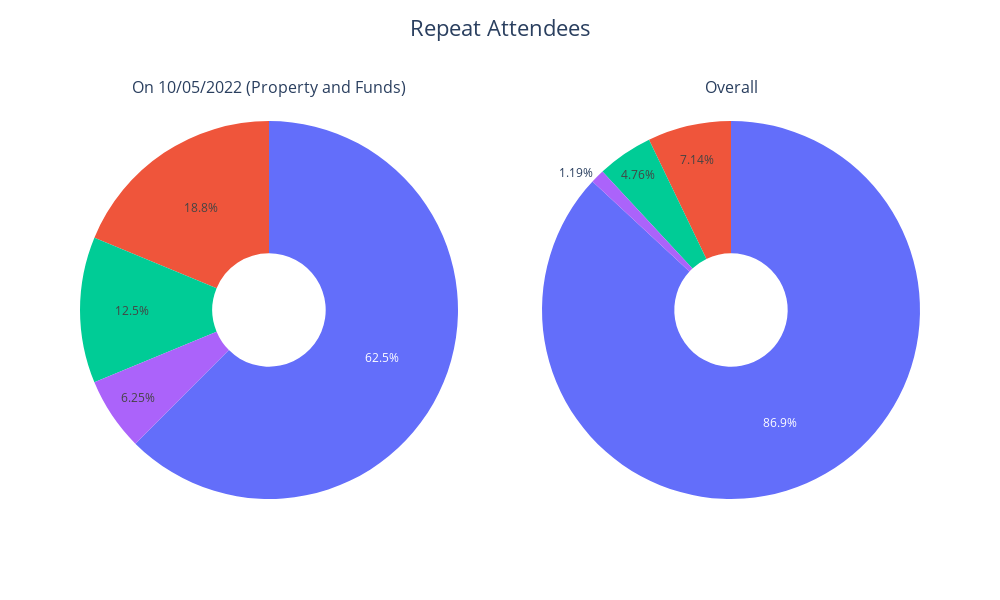

The cell this chart's notebook holds for it:
### Code cell
barchart_2022_05_10 = make_subplots(
    rows=1, cols=2,
    specs=[[{"type": "pie"}, {"type": "pie"}]],
    subplot_titles=("On 10/05/2022 (Property and Funds)","Overall")
    )


barchart_2022_05_10.add_trace(go.Pie(
    values=pie_data_10_05_2022['Visited'].value_counts(),
    # names=pie_data_12_04_2022.index,
    hole=0.3
    ),
              row=1, col=1)

barchart_2022_05_10.add_trace(go.Pie(
    values=pie_data_all['Attended'].value_counts(),
    # names=pie_data2.index,
    hole=0.3
    ),
              row=1, col=2)

barchart_2022_05_10.update_layout(
    width=1000, height=600,
    showlegend=False,
    title_text="Repeat Attendees",
    title_x=0.5,
    title_y=0.965,
    title_font_size=22,
    )

barchart_2022_05_10.show()

### Figure 1 — Plotly figure (JSON) as saved in the notebook; plotly's stock layout.template omitted (floating-point values rounded to 4 significant figures)
{"data": [{"domain": {"x": [0, 0.45], "y": [0, 1]}, "hole": 0.3, "type": "pie", "values": [10, 3, 2, 1]}, {"domain": {"x": [0.55, 1], "y": [0, 1]}, "hole": 0.3, "type": "pie", "values": [73, 6, 4, 1]}], "layout": {"annotations": [{"font": {"size": 16}, "showarrow": false, "text": "On 10/05/2022 (Property and Funds)", "x": 0.225, "xanchor": "center", "xref": "paper", "y": 1, "yanchor": "bottom", "yref": "paper"}, {"font": {"size": 16}, "showarrow": false, "text": "Overall", "x": 0.775, "xanchor": "center", "xref": "paper", "y": 1, "yanchor": "bottom", "yref": "paper"}], "height": 600, "showlegend": false, "title": {"font": {"size": 22}, "text": "Repeat Attendees", "x": 0.5, "y": 0.965}, "width": 1000}}
